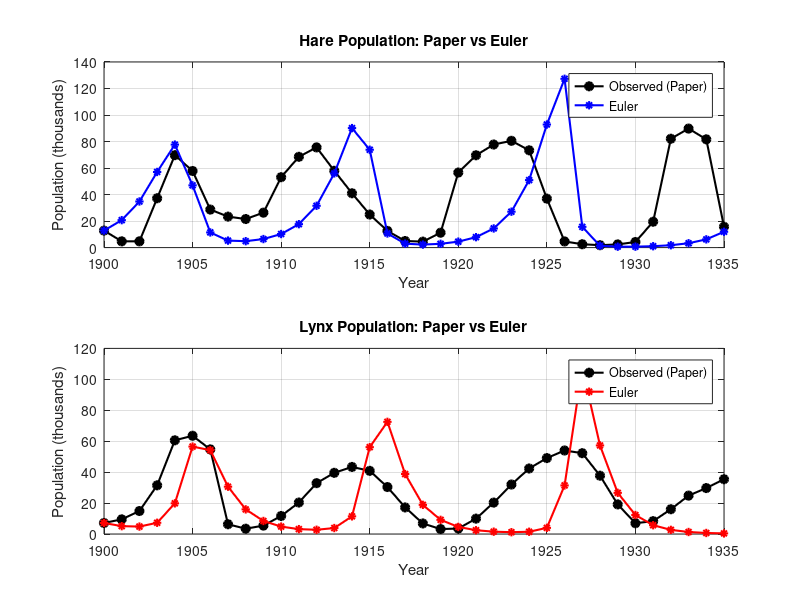
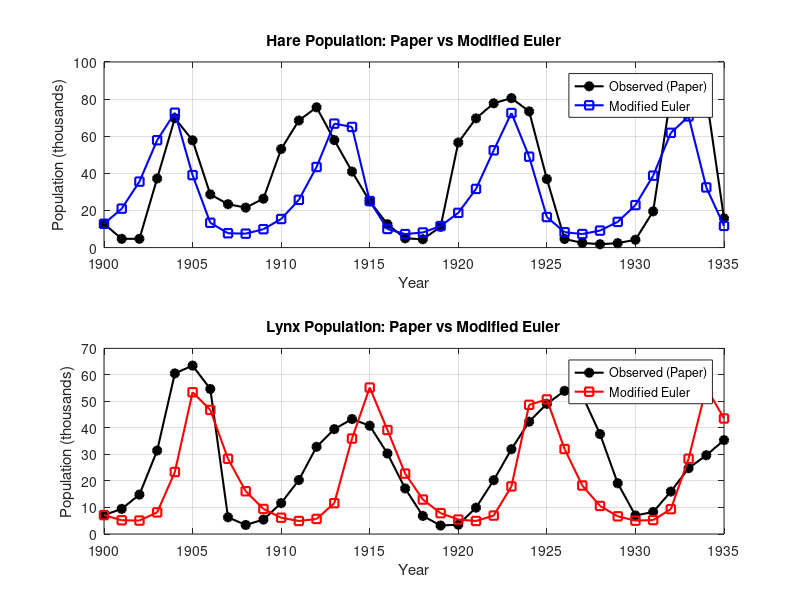
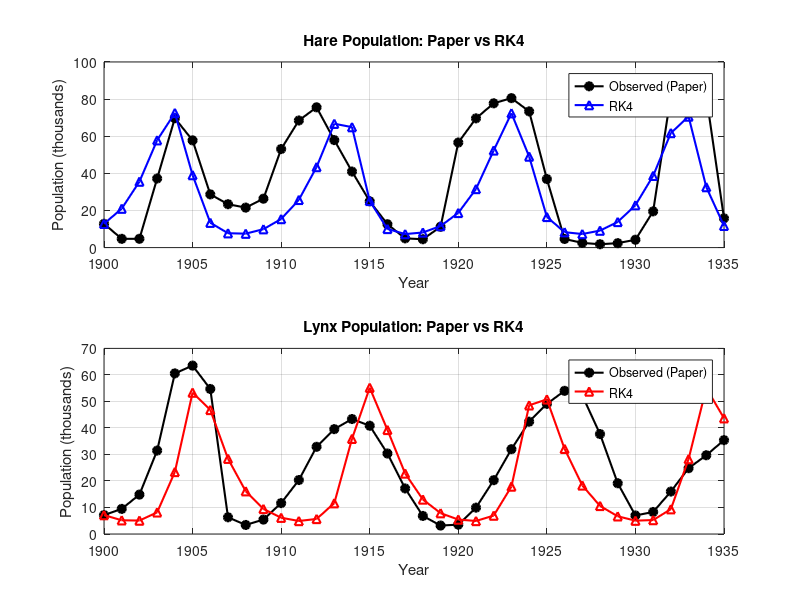
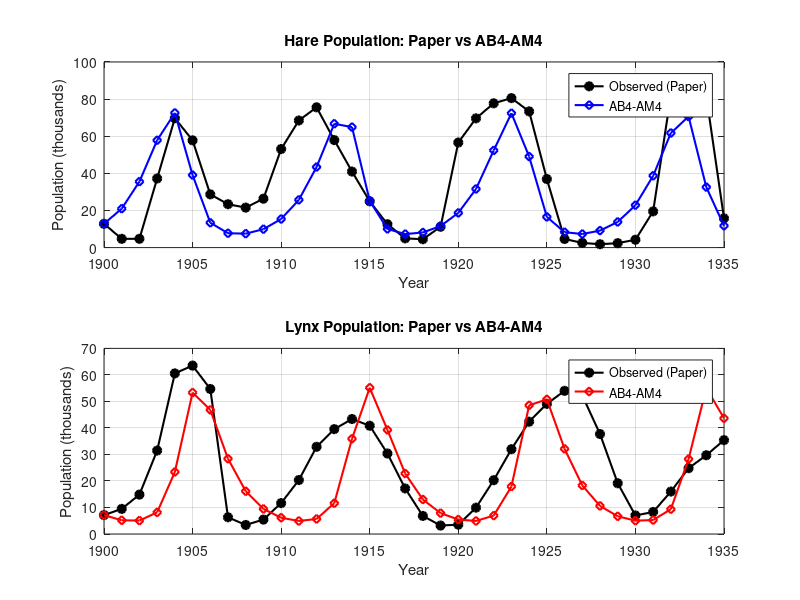

The MATLAB script that drew these images, in order:
clear; clc;

% Explicit Euler for the Lotka-Volterra system
% dx/dt = alpha*x - beta*x*y
% dy/dt = delta*x*y - gamma*y

% Parameters from paper Eq. (12)
alpha = 0.6923;
beta  = 0.0333;
gamma = 0.7627;
delta = 0.02684;

% Observed paper data (1900 to 1935)
years = (1900:1935)';
hares_obs = [ ...
    12.82; 4.72; 4.73; 37.22; 69.72; 57.78; 28.68; 23.37; 21.54; 26.34; ...
    53.10; 68.48; 75.58; 57.92; 40.97; 24.95; 12.59; 4.97; 4.50; 11.21; ...
    56.60; 69.63; 77.74; 80.53; 73.38; 36.93; 4.64; 2.54; 1.80; 2.39; ...
    4.23; 19.52; 82.11; 89.76; 81.66; 15.76 ...
];
lynx_obs = [ ...
    7.13; 9.47; 14.86; 31.47; 60.57; 63.51; 54.70; 6.30; 3.41; 5.44; ...
    11.65; 20.35; 32.88; 39.55; 43.36; 40.83; 30.36; 17.18; 6.82; 3.19; ...
    3.52; 9.94; 20.30; 31.99; 42.36; 49.08; 53.99; 52.25; 37.70; 19.14; ...
    6.98; 8.31; 16.01; 24.82; 29.70; 35.40 ...
];

% Time setup: small step for stability, then sample at each year
h = 0.1;
total_years = years(end) - years(1);
N = round(total_years/h);

% LV RHS (defined once and reused by all methods)
f1 = @(t,y1,y2) alpha*y1 - beta*y1*y2;   % dx/dt
f2 = @(t,y1,y2) delta*y1*y2 - gamma*y2;  % dy/dt

% Storage: Explicit Euler
x_euler = zeros(N+1,1);  % Hares
y_euler = zeros(N+1,1);  % Lynx

% Initial values (year 1900)
x_euler(1) = 12.82;
y_euler(1) = 7.13;

% Explicit Euler
for n = 1:N
    t_n = (n-1)*h;
    x_euler(n+1) = x_euler(n) + h*f1(t_n, x_euler(n), y_euler(n));
    y_euler(n+1) = y_euler(n) + h*f2(t_n, x_euler(n), y_euler(n));
end

% Storage: Modified Euler / Heun
x_heun = zeros(N+1,1);  % Hares
y_heun = zeros(N+1,1);  % Lynx

% Initial values (year 1900)
x_heun(1) = 12.82;
y_heun(1) = 7.13;

% Modified Euler / Heun
for n = 1:N
    t_n = (n-1)*h;
    x_tilde = x_heun(n) + h*f1(t_n, x_heun(n), y_heun(n));
    y_tilde = y_heun(n) + h*f2(t_n, x_heun(n), y_heun(n));

    x_heun(n+1) = x_heun(n) + (h/2)*(f1(t_n, x_heun(n), y_heun(n)) + f1(t_n+h, x_tilde, y_tilde));
    y_heun(n+1) = y_heun(n) + (h/2)*(f2(t_n, x_heun(n), y_heun(n)) + f2(t_n+h, x_tilde, y_tilde));
end

% Storage: RK4
x_rk4 = zeros(N+1,1);  % Hares
y_rk4 = zeros(N+1,1);  % Lynx

% Initial values (year 1900)
x_rk4(1) = 12.82;
y_rk4(1) = 7.13;

% RK4
for n = 1:N
    t_n = (n-1)*h;
    y1 = x_rk4(n);
    y2 = y_rk4(n);

    k1_1 = h * f1(t_n, y1, y2);
    k1_2 = h * f2(t_n, y1, y2);

    k2_1 = h * f1(t_n + h/2, y1 + k1_1/2, y2 + k1_2/2);
    k2_2 = h * f2(t_n + h/2, y1 + k1_1/2, y2 + k1_2/2);

    k3_1 = h * f1(t_n + h/2, y1 + k2_1/2, y2 + k2_2/2);
    k3_2 = h * f2(t_n + h/2, y1 + k2_1/2, y2 + k2_2/2);

    k4_1 = h * f1(t_n + h, y1 + k3_1, y2 + k3_2);
    k4_2 = h * f2(t_n + h, y1 + k3_1, y2 + k3_2);

    x_rk4(n+1) = y1 + (k1_1 + 2*k2_1 + 2*k3_1 + k4_1)/6;
    y_rk4(n+1) = y2 + (k1_2 + 2*k2_2 + 2*k3_2 + k4_2)/6;
end

% Storage: AB4-AM4 Predictor-Corrector (single corrector)
x_abm = zeros(N+1,1);  % Hares
y_abm = zeros(N+1,1);  % Lynx

% Initial values (year 1900)
x_abm(1) = 12.82;
y_abm(1) = 7.13;

% Startup: RK4 for first 3 steps
for n = 1:3
    t_n = (n-1)*h;
    y1 = x_abm(n);
    y2 = y_abm(n);

    k1_1 = h * f1(t_n, y1, y2);
    k1_2 = h * f2(t_n, y1, y2);

    k2_1 = h * f1(t_n + h/2, y1 + k1_1/2, y2 + k1_2/2);
    k2_2 = h * f2(t_n + h/2, y1 + k1_1/2, y2 + k1_2/2);

    k3_1 = h * f1(t_n + h/2, y1 + k2_1/2, y2 + k2_2/2);
    k3_2 = h * f2(t_n + h/2, y1 + k2_1/2, y2 + k2_2/2);

    k4_1 = h * f1(t_n + h, y1 + k3_1, y2 + k3_2);
    k4_2 = h * f2(t_n + h, y1 + k3_1, y2 + k3_2);

    x_abm(n+1) = y1 + (k1_1 + 2*k2_1 + 2*k3_1 + k4_1)/6;
    y_abm(n+1) = y2 + (k1_2 + 2*k2_2 + 2*k3_2 + k4_2)/6;
end

% AB4 predictor + AM4 corrector (single pass)
for n = 4:N
    t_n = (n-1)*h;
    t_nm1 = (n-2)*h;
    t_nm2 = (n-3)*h;
    t_nm3 = (n-4)*h;
    t_np1 = n*h;

    f1_n   = f1(t_n,   x_abm(n),   y_abm(n));
    f1_nm1 = f1(t_nm1, x_abm(n-1), y_abm(n-1));
    f1_nm2 = f1(t_nm2, x_abm(n-2), y_abm(n-2));
    f1_nm3 = f1(t_nm3, x_abm(n-3), y_abm(n-3));

    f2_n   = f2(t_n,   x_abm(n),   y_abm(n));
    f2_nm1 = f2(t_nm1, x_abm(n-1), y_abm(n-1));
    f2_nm2 = f2(t_nm2, x_abm(n-2), y_abm(n-2));
    f2_nm3 = f2(t_nm3, x_abm(n-3), y_abm(n-3));

    % Predictor (AB4)
    x_pred = x_abm(n) + (h/24)*(55*f1_n - 59*f1_nm1 + 37*f1_nm2 - 9*f1_nm3);
    y_pred = y_abm(n) + (h/24)*(55*f2_n - 59*f2_nm1 + 37*f2_nm2 - 9*f2_nm3);

    % Corrector (AM4, single pass)
    x_abm(n+1) = x_abm(n) + (h/24)*(9*f1(t_np1, x_pred, y_pred) + 19*f1_n - 5*f1_nm1 + f1_nm2);
    y_abm(n+1) = y_abm(n) + (h/24)*(9*f2(t_np1, x_pred, y_pred) + 19*f2_n - 5*f2_nm1 + f2_nm2);
end

% Sample both methods at each year (0,1,2,...,35)
steps_per_year = round(1/h);
year_idx = 1:steps_per_year:(N+1);

hare_euler_yearly = x_euler(year_idx);
lynx_euler_yearly = y_euler(year_idx);
hare_heun_yearly  = x_heun(year_idx);
lynx_heun_yearly  = y_heun(year_idx);
hare_rk4_yearly   = x_rk4(year_idx);
lynx_rk4_yearly   = y_rk4(year_idx);
hare_abm_yearly   = x_abm(year_idx);
lynx_abm_yearly   = y_abm(year_idx);

% Storage: ODE45
f_ode45 = @(t, Y) [alpha*Y(1) - beta*Y(1)*Y(2); delta*Y(1)*Y(2) - gamma*Y(2)];
[~, Y_ode45] = ode45(f_ode45, years, [12.82; 7.13]);
hare_ode45_yearly = Y_ode45(:,1);
lynx_ode45_yearly = Y_ode45(:,2);

% RMSE for each method
rmse_hare_euler = sqrt(mean((hare_euler_yearly - hares_obs).^2));
rmse_lynx_euler = sqrt(mean((lynx_euler_yearly - lynx_obs).^2));

rmse_hare_heun = sqrt(mean((hare_heun_yearly - hares_obs).^2));
rmse_lynx_heun = sqrt(mean((lynx_heun_yearly - lynx_obs).^2));

rmse_hare_rk4 = sqrt(mean((hare_rk4_yearly - hares_obs).^2));
rmse_lynx_rk4 = sqrt(mean((lynx_rk4_yearly - lynx_obs).^2));

rmse_hare_abm = sqrt(mean((hare_abm_yearly - hares_obs).^2));
rmse_lynx_abm = sqrt(mean((lynx_abm_yearly - lynx_obs).^2));

rmse_hare_ode45 = sqrt(mean((hare_ode45_yearly - hares_obs).^2));
rmse_lynx_ode45 = sqrt(mean((lynx_ode45_yearly - lynx_obs).^2));

% Display combined comparison table
fprintf('Lotka-Volterra Comparison (h = %.1f)\n', h);
fprintf('Order shown: paper value, Euler value, modified Euler value, RK4 value, ABM value, ODE45 value\n\n');

fprintf(' Year   Hare_paper   Hare_euler   Hare_modified_euler   Hare_rk4   Hare_abm   Hare_ode45   Lynx_paper   Lynx_euler   Lynx_modified_euler   Lynx_rk4   Lynx_abm   Lynx_ode45\n');
fprintf('--------------------------------------------------------------------------------------------------------------------------------------------------------------------------------------\n');
for i = 1:length(years)
    fprintf('%4d   %10.2f   %10.4f   %19.4f   %9.4f   %8.4f   %10.4f   %10.2f   %10.4f   %19.4f   %9.4f   %8.4f   %10.4f\n', ...
        years(i), hares_obs(i), hare_euler_yearly(i), hare_heun_yearly(i), hare_rk4_yearly(i), hare_abm_yearly(i), hare_ode45_yearly(i), ...
        lynx_obs(i), lynx_euler_yearly(i), lynx_heun_yearly(i), lynx_rk4_yearly(i), lynx_abm_yearly(i), lynx_ode45_yearly(i));
end

% Separate RMSE comparison table
fprintf('\nRMSE Comparison Table\n');
fprintf('---------------------------------------------\n');
fprintf(' Method                 RMSE_Hare   RMSE_Lynx\n');
fprintf('---------------------------------------------\n');
fprintf(' Euler                  %9.4f   %9.4f\n', rmse_hare_euler, rmse_lynx_euler);
fprintf(' Modified Euler (Heun)  %9.4f   %9.4f\n', rmse_hare_heun, rmse_lynx_heun);
fprintf(' RK4                    %9.4f   %9.4f\n', rmse_hare_rk4, rmse_lynx_rk4);
fprintf(' AB4-AM4                %9.4f   %9.4f\n', rmse_hare_abm, rmse_lynx_abm);
fprintf(' ODE45                  %9.4f   %9.4f\n', rmse_hare_ode45, rmse_lynx_ode45);

%% Plotting

% 1. Paper vs Euler
figure('Name', 'Paper vs Euler', 'NumberTitle', 'off');
subplot(2,1,1);
plot(years, hares_obs, 'k-o', 'LineWidth', 1.5, 'MarkerFaceColor', 'k'); hold on;
plot(years, hare_euler_yearly, 'b-*', 'LineWidth', 1.5);
title('Hare Population: Paper vs Euler');
xlabel('Year'); ylabel('Population (thousands)');
legend('Observed (Paper)', 'Euler');
grid on;

subplot(2,1,2);
plot(years, lynx_obs, 'k-o', 'LineWidth', 1.5, 'MarkerFaceColor', 'k'); hold on;
plot(years, lynx_euler_yearly, 'r-*', 'LineWidth', 1.5);
title('Lynx Population: Paper vs Euler');
xlabel('Year'); ylabel('Population (thousands)');
legend('Observed (Paper)', 'Euler');
grid on;
saveas(gcf, 'plot1_paper_vs_euler.png');

% 2. Paper vs Modified Euler (Heun)
figure('Name', 'Paper vs Modified Euler', 'NumberTitle', 'off');
subplot(2,1,1);
plot(years, hares_obs, 'k-o', 'LineWidth', 1.5, 'MarkerFaceColor', 'k'); hold on;
plot(years, hare_heun_yearly, 'b-s', 'LineWidth', 1.5);
title('Hare Population: Paper vs Modified Euler');
xlabel('Year'); ylabel('Population (thousands)');
legend('Observed (Paper)', 'Modified Euler');
grid on;

subplot(2,1,2);
plot(years, lynx_obs, 'k-o', 'LineWidth', 1.5, 'MarkerFaceColor', 'k'); hold on;
plot(years, lynx_heun_yearly, 'r-s', 'LineWidth', 1.5);
title('Lynx Population: Paper vs Modified Euler');
xlabel('Year'); ylabel('Population (thousands)');
legend('Observed (Paper)', 'Modified Euler');
grid on;
saveas(gcf, 'plot2_paper_vs_modified_euler.png');

% 3. Paper vs RK4
figure('Name', 'Paper vs RK4', 'NumberTitle', 'off');
subplot(2,1,1);
plot(years, hares_obs, 'k-o', 'LineWidth', 1.5, 'MarkerFaceColor', 'k'); hold on;
plot(years, hare_rk4_yearly, 'b-^', 'LineWidth', 1.5);
title('Hare Population: Paper vs RK4');
xlabel('Year'); ylabel('Population (thousands)');
legend('Observed (Paper)', 'RK4');
grid on;

subplot(2,1,2);
plot(years, lynx_obs, 'k-o', 'LineWidth', 1.5, 'MarkerFaceColor', 'k'); hold on;
plot(years, lynx_rk4_yearly, 'r-^', 'LineWidth', 1.5);
title('Lynx Population: Paper vs RK4');
xlabel('Year'); ylabel('Population (thousands)');
legend('Observed (Paper)', 'RK4');
grid on;
saveas(gcf, 'plot3_paper_vs_rk4.png');

% 4. Paper vs AB4-AM4
figure('Name', 'Paper vs AB4-AM4', 'NumberTitle', 'off');
subplot(2,1,1);
plot(years, hares_obs, 'k-o', 'LineWidth', 1.5, 'MarkerFaceColor', 'k'); hold on;
plot(years, hare_abm_yearly, 'b-d', 'LineWidth', 1.5);
title('Hare Population: Paper vs AB4-AM4');
xlabel('Year'); ylabel('Population (thousands)');
legend('Observed (Paper)', 'AB4-AM4');
grid on;

subplot(2,1,2);
plot(years, lynx_obs, 'k-o', 'LineWidth', 1.5, 'MarkerFaceColor', 'k'); hold on;
plot(years, lynx_abm_yearly, 'r-d', 'LineWidth', 1.5);
title('Lynx Population: Paper vs AB4-AM4');
xlabel('Year'); ylabel('Population (thousands)');
legend('Observed (Paper)', 'AB4-AM4');
grid on;
saveas(gcf, 'plot4_paper_vs_ab4_am4.png');

% 5. Paper vs ODE45
figure('Name', 'Paper vs ODE45', 'NumberTitle', 'off');
subplot(2,1,1);
plot(years, hares_obs, 'k-o', 'LineWidth', 1.5, 'MarkerFaceColor', 'k'); hold on;
plot(years, hare_ode45_yearly, 'b-p', 'LineWidth', 1.5);
title('Hare Population: Paper vs ODE45');
xlabel('Year'); ylabel('Population (thousands)');
legend('Observed (Paper)', 'ODE45');
grid on;

subplot(2,1,2);
plot(years, lynx_obs, 'k-o', 'LineWidth', 1.5, 'MarkerFaceColor', 'k'); hold on;
plot(years, lynx_ode45_yearly, 'r-p', 'LineWidth', 1.5);
title('Lynx Population: Paper vs ODE45');
xlabel('Year'); ylabel('Population (thousands)');
legend('Observed (Paper)', 'ODE45');
grid on;
saveas(gcf, 'plot5_paper_vs_ode45.png');

% 6. Paper vs All Methods
figure('Name', 'Paper vs All Methods', 'NumberTitle', 'off');
subplot(2,1,1);
plot(years, hares_obs, 'k-o', 'LineWidth', 1.5, 'MarkerFaceColor', 'k'); hold on;
plot(years, hare_euler_yearly, 'b-*', 'LineWidth', 1.5);
plot(years, hare_heun_yearly, 'g-s', 'LineWidth', 1.5);
plot(years, hare_rk4_yearly, 'm-^', 'LineWidth', 1.5);
plot(years, hare_abm_yearly, 'c-d', 'LineWidth', 1.5);
plot(years, hare_ode45_yearly, 'y-p', 'LineWidth', 1.5);
title('Hare Population: All Methods vs Paper');
xlabel('Year'); ylabel('Population (thousands)');
legend('Observed', 'Euler', 'Modified Euler', 'RK4', 'AB4-AM4', 'ODE45', 'Location', 'best');
grid on;

subplot(2,1,2);
plot(years, lynx_obs, 'k-o', 'LineWidth', 1.5, 'MarkerFaceColor', 'k'); hold on;
plot(years, lynx_euler_yearly, 'b-*', 'LineWidth', 1.5);
plot(years, lynx_heun_yearly, 'g-s', 'LineWidth', 1.5);
plot(years, lynx_rk4_yearly, 'm-^', 'LineWidth', 1.5);
plot(years, lynx_abm_yearly, 'c-d', 'LineWidth', 1.5);
plot(years, lynx_ode45_yearly, 'y-p', 'LineWidth', 1.5);
title('Lynx Population: All Methods vs Paper');
xlabel('Year'); ylabel('Population (thousands)');
legend('Observed', 'Euler', 'Modified Euler', 'RK4', 'AB4-AM4', 'ODE45', 'Location', 'best');
grid on;
saveas(gcf, 'plot6_paper_vs_all_methods.png');
